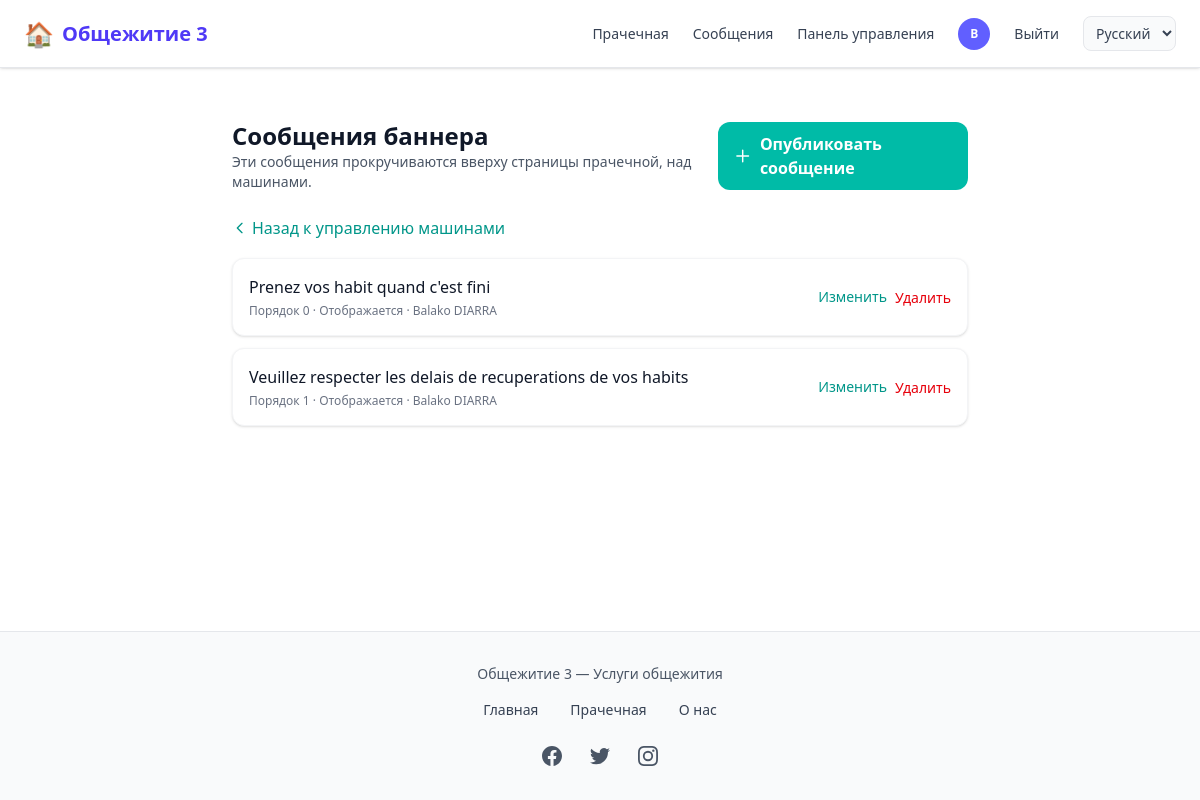
Screenshot of /laverie/agent/messages/ (signed in) with the database file from the repository.
### comptes/models.py (models this page shows, shortened)
class CustomUser(AbstractUser):
    USER_TYPES = (
        ('ADMIN', 'Administrateur'),
        ('client', 'Client'),
        ('vendeur', 'Vendeur'),
        ('coursier', 'Coursier'),
    )
    user_type = models.CharField(max_length=22, choices=USER_TYPES, default="client")
    email = models.EmailField('Adresse email', unique=True,max_length=50)
    telephone = models.CharField(max_length=20, unique=True, blank=True)
    photo = models.ImageField(upload_to=user_photo_upload_to, null=True, blank=True)
    is_premium = models.BooleanField(default=False)
    GENRE = (('masculin', 'Masculin'), ('feminin', 'Féminin'))
    genre = models.CharField(max_length=22, choices=GENRE, null=True, blank=True)
    date_inscription = models.DateField(auto_now_add=True)
    latitude = models.DecimalField(max_digits=9, decimal_places=6, blank=True, null=True)
    longitude = models.DecimalField(max_digits=9, decimal_places=6, blank=True, null=True)
    last_activity = models.DateTimeField(null=True, blank=True, verbose_name="Dernière activité")
    REQUIRED_FIELDS = ['email', 'user_type']

### laverie/models.py (models this page shows, shortened)
class MessageLaverie(models.Model):
    texte = models.CharField(max_length=500, help_text="Message affiché aux utilisateurs")
    ordre = models.PositiveSmallIntegerField(default=0, help_text="Ordre d'affichage (plus petit = en premier)")
    active = models.BooleanField(default=True)
    date_creation = models.DateTimeField(auto_now_add=True)
    auteur = models.ForeignKey(
        settings.AUTH_USER_MODEL,
        on_delete=models.SET_NULL,
        null=True,
        blank=True,
        related_name='messages_laverie',
    )
    class Meta:
        ordering = ['ordre', '-date_creation']
        verbose_name = 'Message laverie'
        verbose_name_plural = 'Messages laverie'

### laverie/views.py (the view)
# urls.py: path('agent/messages/', views.agent_messages, name='agent_messages'),
@login_required
def agent_messages(request):
    if not is_agent(request.user):
        messages.error(request, 'Accès réservé aux agents.')
        return redirect('laverie:accueil')
    annonces = MessageLaverie.objects.all().order_by('ordre', '-date_creation')
    return render(request, 'laverie/agent/messages.html', {'annonces': annonces})

### comptes/context_processors.py (called while the page is built)
def laverie_i18n_context(request):
    lang = getattr(request, 'LANGUAGE_CODE', None) or 'ru'
    return {'laverie_i18n': LAVERIE_I18N.get(lang, LAVERIE_I18N['en'])}

def notifications_context(request):
    context = {
        'pending_orders_count': 0,
        'packaged_orders_count': 0,
        'unread_messages_count': 0,
    }
    if request.user.is_authenticated:
        from chat.models import Message, Conversation
        conversations = Conversation.objects.filter(
            Q(participant1=request.user) | Q(participant2=request.user)
        )
        context['unread_messages_count'] = Message.objects.filter(
            Q(conversation__in=conversations) & ~Q(sender=request.user),
            lu=False
        ).count()
    return context

### laverie/models.py (called while the page is built)
    @classmethod
    def marquer_tickets_termines(cls):
        from django.utils import timezone
        now = timezone.now()
        return cls.objects.filter(
            statut__in=('reserve', 'en_cours'),
            fin__lt=now,
        ).update(statut='termine')

    @classmethod
    def marquer_tickets_en_cours(cls):
        from django.utils import timezone
        now = timezone.now()
        return cls.objects.filter(
            statut='reserve',
            debut__lte=now,
            fin__gte=now,
        ).update(statut='en_cours')

### laverie/views.py (called while the page is built)
def is_agent(user):
    return user.is_authenticated and user.user_type == 'ADMIN'

### templates/laverie/agent/messages.html (shortened to what this page needs)
{% extends 'home.html' %}
{% load static %}
{% load i18n %}
{% block contenu %}
<div class="max-w-3xl mx-auto py-4 sm:py-6 px-3 sm:px-4">
    <div class="flex flex-col sm:flex-row justify-between items-start sm:items-center gap-3 mb-6">
        <div>
            <h1 class="text-xl sm:text-2xl font-bold text-gray-900">{% trans "Banner messages" %}</h1>
            <p class="text-gray-600 text-sm">{% trans "These messages scroll at the top of the laundry page, above the machines." %}</p>
        </div>
        <a href="{% url 'laverie:agent_message_ajout' %}" class="bg-teal-500 hover:bg-teal-600 text-white px-4 py-2.5 rounded-xl font-semibold transition inline-flex items-center gap-2">
            <svg class="w-5 h-5" fill="none" stroke="currentColor" viewBox="0 0 24 24"><path stroke-linecap="round" stroke-linejoin="round" stroke-width="2" d="M12 4v16m8-8H4"/></svg>
            {% trans "Post a message" %}
        </a>
    </div>
    <div class="mb-4">
        <a href="{% url 'laverie:agent_machines' %}" class="text-teal-600 hover:text-teal-700 font-medium inline-flex items-center gap-1">
            <svg class="w-4 h-4" fill="none" stroke="currentColor" viewBox="0 0 24 24"><path stroke-linecap="round" stroke-linejoin="round" stroke-width="2" d="M15 19l-7-7 7-7"/></svg>
            {% trans "Back to machine management" %}
        </a>
    </div>
    {% if annonces %}
    <div class="space-y-3">
        {% for msg in annonces %}
        <div class="bg-white rounded-xl shadow border border-gray-100 p-4 flex flex-wrap items-center justify-between gap-3">
            <div class="flex-1 min-w-0">
                <p class="font-medium text-gray-900">{{ msg.texte }}</p>
                <p class="text-xs text-gray-500 mt-1">{% trans "Order" %} {{ msg.ordre }} · {% if msg.active %}{% trans "Displayed" %}{% else %}{% trans "Hidden" %}{% endif %}{% if msg.auteur %} · {{ msg.auteur.get_full_name|default:msg.auteur.email }}{% endif %}</p>
            </div>
            <div class="flex items-center gap-2">
                <a href="{% url 'laverie:agent_message_modifier' msg.pk %}" class="text-teal-600 hover:text-teal-700 text-sm font-medium">{% trans "Edit" %}</a>
                <form action="{% url 'laverie:agent_message_supprimer' msg.pk %}" method="post" class="inline" data-confirm="{% trans 'Delete this message?' %}">
                    <button type="submit" class="text-red-600 hover:text-red-700 text-sm font-medium">{% trans "Delete" %}</button>
                </form>
            </div>
        </div>
        {% endfor %}
    </div>
    {% else %}
    <p class="text-gray-500 bg-gray-50 rounded-xl p-6 text-center">{% trans "No messages. Post one to have it scroll at the top of the laundry page." %}</p>
    {% endif %}
</div>
{% endblock %}

### templates/nav_footer/nav.html (shortened to what this page needs)
{% load static %}
{% load i18n %}
<nav class="hidden md:flex fixed top-0 left-0 w-full z-50 bg-white border-b border-gray-200 shadow-sm">
  <div class="flex items-center justify-between w-full max-w-7xl mx-auto px-6 py-4">
    <a href="{% url 'home' %}"
       class="flex items-center space-x-2 text-indigo-600 text-xl font-semibold hover:opacity-90 transition">
      <span class="text-2xl">🏠</span>
      <span>{% trans "Dortoir 3" %}</span>
    </a>
    <div class="flex items-center space-x-6 text-sm font-medium">
      <a href="{% url 'laverie:accueil' %}"
         class="text-gray-700 hover:text-indigo-500 transition">
        {% trans "Laverie" %}
      </a>
      {% if user.is_authenticated %}
        <a href="{% url 'chat:mes_conversations' %}"
           class="relative text-gray-700 hover:text-indigo-500 transition"
           id="nav-link-messages-desktop">
          {% trans "Messages" %}
        </a>
        {% if user.user_type == 'ADMIN' %}
          <a href="{% url 'dashboard' %}"
             class="text-gray-700 hover:text-indigo-500 transition">
            {% trans "Dashboard" %}
          </a>
        {% endif %}
        <a href="{% url 'profile' %}" class="flex items-center">
          {% if user.photo %}
            <img src="{{ user.photo.url }}"
                 class="w-8 h-8 rounded-full object-cover border">
          {% else %}
            <div class="w-8 h-8 rounded-full bg-indigo-500 flex items-center justify-center text-white text-xs font-bold">
              {{ user.first_name|first|default:user.email|first|upper }}
            </div>
          {% endif %}
        </a>
        <a href="{% url 'logout' %}"
           class="text-gray-700 hover:text-red-500 transition">
          {% trans "Log out" %}
        </a>
      {% else %}
        <a href="{% url 'login' %}"
           class="text-gray-700 hover:text-indigo-500 transition">
          {% trans "Log in" %}
        </a>
      {% endif %}
      <form action="{% url 'set_language' %}" method="post" class="inline" id="lang-form-desktop">
        <select name="language" onchange="this.form.submit()" class="text-sm border border-gray-200 rounded-lg px-2 py-1.5 bg-gray-50 text-gray-700 cursor-pointer">
          {% get_current_language as CURRENT_LANG %}
          {% for code, name in LANGUAGES %}
          <option value="{{ code }}" {% if code == CURRENT_LANG %}selected{% endif %}>{{ name }}</option>
          {% endfor %}
        </select>
      </form>
    </div>
  </div>
</nav>
            {% get_current_language as CURRENT_LANG %}

### rows the page displays
CustomUser: first_name|first "B"
MessageLaverie: texte "Prenez vos habit quand c'est fini", ordre "0", auteur.get_full_name "Balako DIARRA"
MessageLaverie: texte "Veuillez respecter les delais de recuperations de vos habits", ordre "1", auteur.get_full_name "Balako DIARRA"

### other values shown
form field language "Русский"
